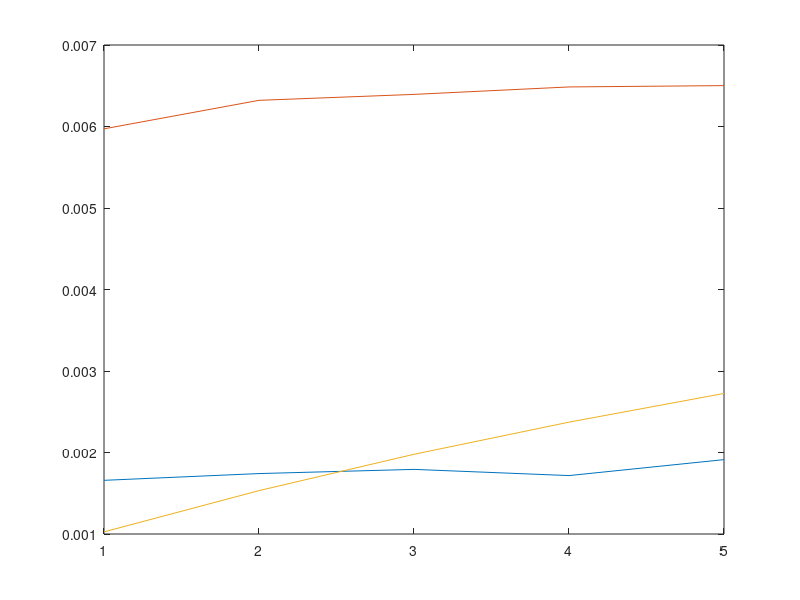

Reproduce this figure in MATLAB. (Note: this script raises an error after producing the figure.)
clear;
clc;
load dataset.mat
%% Ex 1.1
F=100+zeros(619,1);
vector1=1+zeros(619,1);
YTM_1=(F./(price1(2:end)))-(vector1);
YTM_2=(F./(price2(2:end))).^(1/2)-(vector1);
YTM_3=(F./(price3(2:end))).^(1/3)-(vector1);
YTM_4=(F./(price4(2:end))).^(1/4)-(vector1);
YTM_5=(F./(price5(2:end))).^(1/5)-(vector1);
monthlyYTM_1=(1+YTM_1).^(1/12)-1;
monthlyYTM_2=(1+YTM_2).^(1/12)-1;
monthlyYTM_3=(1+YTM_3).^(1/12)-1;
monthlyYTM_4=(1+YTM_4).^(1/12)-1;
monthlyYTM_5=(1+YTM_5).^(1/12)-1;
set_30_52=[monthlyYTM_1(4) monthlyYTM_2(4) monthlyYTM_3(4) monthlyYTM_4(4) monthlyYTM_5(4)];
mar_31_78=[monthlyYTM_1(310) monthlyYTM_2(310) monthlyYTM_3(310) monthlyYTM_4(310) monthlyYTM_5(310)];
dec_31_03=[monthlyYTM_1(619) monthlyYTM_2(619) monthlyYTM_3(619) monthlyYTM_4(619) monthlyYTM_5(619)];
figure(1)
plot(set_30_52);
hold on
plot(mar_31_78);
hold on
plot(dec_31_03);
%COMMENTO
%% Ex 1.2
FWD1_2=(price1(2:end))./(price2(2:end))-1;
FWD2_3=(price2(2:end))./(price3(2:end))-1;
FWD3_4=(price3(2:end))./(price4(2:end))-1;
FWD4_5=(price4(2:end))./(price5(2:end))-1;

%% Ex 1.3
HPR_1year=((vector1(1:end-1)+monthlyYTM_1(2:end)).^(12))./((vector1(2:end)+monthlyYTM_1(1:end-1)).^(11));
HPR_2year=((vector1(1:end-1)+monthlyYTM_2(2:end)).^(12))./((vector1(2:end)+monthlyYTM_2(1:end-1)).^(11));
HPR_3year=((vector1(1:end-1)+monthlyYTM_3(2:end)).^(12))./((vector1(2:end)+monthlyYTM_3(1:end-1)).^(11));
HPR_4year=((vector1(1:end-1)+monthlyYTM_4(2:end)).^(12))./((vector1(2:end)+monthlyYTM_4(1:end-1)).^(11));
HPR_5year=((vector1(1:end-1)+monthlyYTM_5(2:end)).^(12))./((vector1(2:end)+monthlyYTM_5(1:end-1)).^(11));
grossRet_1year=((monthlyYTM_1(2:end))+(vector1(2:end)));
HPexcessR_2year=HPR_2year-grossRet_1year;
HPexcessR_3year=HPR_3year-grossRet_1year;
HPexcessR_4year=HPR_4year-grossRet_1year;
HPexcessR_5year=HPR_5year-grossRet_1year;
%% EX 1.4
AVG_HPR_1year=mean(HPR_1year);
AVG_HPR_2year=mean(HPR_2year);
AVG_HPR_3year=mean(HPR_3year);
AVG_HPR_4year=mean(HPR_4year);
AVG_HPR_5year=mean(HPR_5year);
SD_HPR_1year=std(HPR_1year);
SD_HPR_2year=std(HPR_2year);
SD_HPR_3year=std(HPR_3year);
SD_HPR_4year=std(HPR_4year);
SD_HPR_5year=std(HPR_5year);
SE_HPR_1year=SD_HPR_1year/((618)^(1/2));
SE_HPR_2year=SD_HPR_2year/((618)^(1/2));
SE_HPR_3year=SD_HPR_3year/((618)^(1/2));
SE_HPR_4year=SD_HPR_4year/((618)^(1/2));
SE_HPR_5year=SD_HPR_5year/((618)^(1/2));
AVG_HPR=[AVG_HPR_1year;AVG_HPR_2year;AVG_HPR_3year;AVG_HPR_4year;AVG_HPR_5year];
SD=[SD_HPR_1year;SD_HPR_2year;SD_HPR_3year;SD_HPR_4year;SD_HPR_5year];
SE=[SE_HPR_1year;SE_HPR_2year;SE_HPR_3year;SE_HPR_4year;SE_HPR_5year];
Tab1=table(AVG_HPR,SD,SE);
%% Ex 1.5
X1=FWD1_2-YTM_1;
X2=FWD2_3-YTM_1;
X3=FWD3_4-YTM_1;
X4=FWD4_5-YTM_1;
Y2_EX_1_5=YTM_1(2:end)-YTM_1(1:end-1);
Y3_EX_1_5=YTM_1(3:end)-YTM_1(1:end-2);
Y4_EX_1_5=YTM_1(4:end)-YTM_1(1:end-3);
Y5_EX1_5=YTM_1(5:end)-YTM_1(1:end-4);
for2_EX1_5=fitlm(X1(2:end),Y2_EX_1_5);
for3_EX1_5=fitlm(X2(3:end),Y3_EX_1_5);
for4_EX1_5=fitlm(X3(4:end),Y4_EX_1_5);
for5_EX1_5=fitlm(X4(5:end),Y5_EX1_5);
Labels_EX_1_5=['for2_EX1_5';'for3_EX1_5';'for4_EX1_5';'for5_EX1_5'];
a_Intercepets_EX_1_5=[0.00059398;0.0015911;0.0022575;0.0026095];
SE_a_EX_1_5=[0.00024971;0.0003893;0.00047323;0.00051876];
b_EX_1_5=[-0.13939;-0.21203;-0.24266;-0.28113];
SE_b_EX_1_5=[0.02881;0.029625;0.029648;0.031];
adj_R_sqrd_EX_1_5=[0.035;0.0754;0.0969;0.117];
Tab_EX_1_5=table(Labels_EX_1_5,a_Intercepets_EX_1_5,SE_a_EX_1_5,b_EX_1_5,SE_b_EX_1_5,adj_R_sqrd_EX_1_5)
%% EX 1.6
X1=FWD1_2-YTM_1;
X2=FWD2_3-YTM_1;
X3=FWD3_4-YTM_1;
X4=FWD4_5-YTM_1;
Y2_EX_1_6=HPR_1year(2:end)-YTM_1(2:end-1);
Y3_EX_1_6=HPR_2year(2:end)-YTM_1(2:end-1);
Y4_EX_1_6=HPR_3year(2:end)-YTM_1(2:end-1);
Y5_EX_1_6=HPR_4year(2:end)-YTM_1(2:end-1);

for1_EX1_6=fitlm(X1(2:end-1),Y2_EX_1_6);
for2_EX1_6=fitlm(X2(2:end-1),Y3_EX_1_6);
for3_EX1_6=fitlm(X3(2:end-1),Y4_EX_1_6);
for4_EX1_6=fitlm(X1(2:end-1),Y5_EX_1_6);
Labels_EX_1_6=['for1_EX1_6';'for2_EX1_6';'for3_EX1_6';'for4_EX1_6'];
a_Intercepets_EX_1_6=[0.94247;0.93875;0.93905;0.93905];
SE_a_EX_1_6=[0.0013448;0.0013565;0.0013795;0.0013379];
b_EX_1_6=[0.78242;0.96213;0.76183;0.7818];
SE_b_EX_1_6=[0.15528;0.10347;0.08676;0.15449];
adj_R_sqrd_EX_1_6=[0.0381;0.122;0.11;0.0384];
Tab_EX_1_6=table(Labels_EX_1_6,a_Intercepets_EX_1_6,SE_a_EX_1_6,b_EX_1_6,SE_b_EX_1_6,adj_R_sqrd_EX_1_6);
